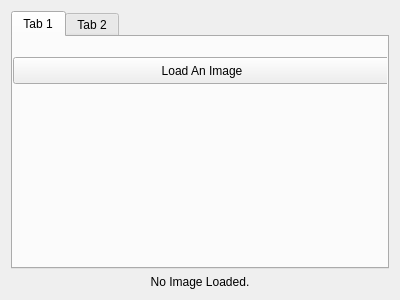
<?xml version="1.0" encoding="UTF-8"?>
<ui version="4.0">
 <class>LoadImage</class>
 <widget class="QWidget" name="LoadImage">
  <property name="geometry">
   <rect>
    <x>0</x>
    <y>0</y>
    <width>400</width>
    <height>300</height>
   </rect>
  </property>
  <property name="windowTitle">
   <string>LoadImage</string>
  </property>
  <layout class="QVBoxLayout" name="verticalLayout">
   <item>
    <widget class="QTabWidget" name="tabWidget">
     <property name="currentIndex">
      <number>0</number>
     </property>
     <widget class="QWidget" name="tab">
      <attribute name="title">
       <string>Tab 1</string>
      </attribute>
      <widget class="QPushButton" name="pushButton_loadimg">
       <property name="geometry">
        <rect>
         <x>0</x>
         <y>20</y>
         <width>378</width>
         <height>27</height>
        </rect>
       </property>
       <property name="text">
        <string>Load An Image</string>
       </property>
      </widget>
     </widget>
     <widget class="QWidget" name="tab_2">
      <attribute name="title">
       <string>Tab 2</string>
      </attribute>
     </widget>
    </widget>
   </item>
   <item>
    <widget class="QLabel" name="image_label">
     <property name="text">
      <string>No Image Loaded.</string>
     </property>
     <property name="alignment">
      <set>Qt::AlignCenter</set>
     </property>
    </widget>
   </item>
  </layout>
 </widget>
 <layoutdefault spacing="6" margin="11"/>
 <resources/>
 <connections/>
</ui>
